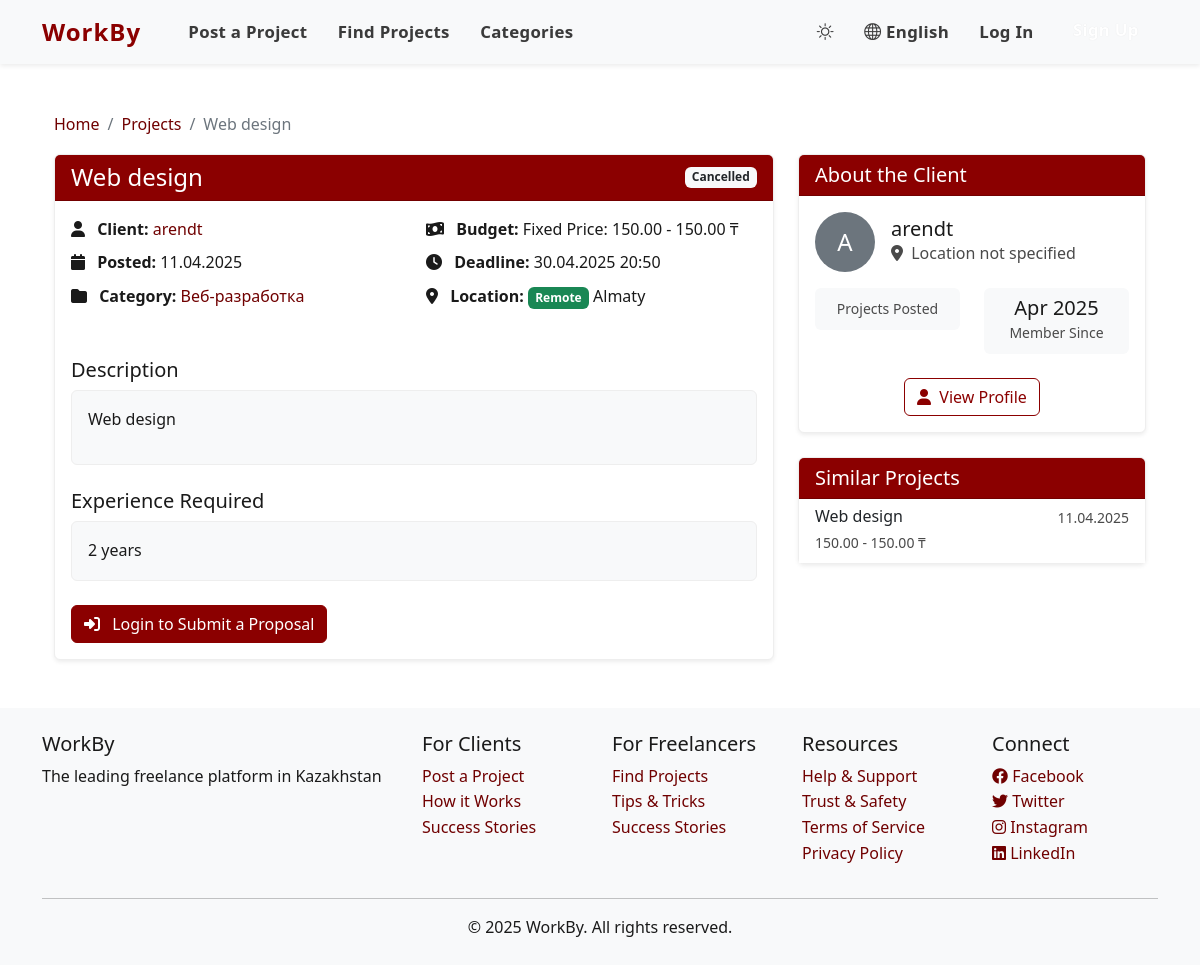
/projects/1/, run on the app's committed database.
### jobs/models.py (models this page shows, shortened)
class Project(models.Model):
    STATUS_CHOICES = (
        ('draft', _('Draft')),
        ('open', _('Open')),
        ('in_progress', _('In Progress')),
        ('completed', _('Completed')),
        ('cancelled', _('Cancelled')),
    )
    BUDGET_TYPE_CHOICES = (
        ('fixed', _('Fixed Price')),
        ('hourly', _('Hourly Rate')),
    )
    title = models.CharField(_('Title'), max_length=200)
    description = models.TextField(_('Description'))
    client = models.ForeignKey(
        settings.AUTH_USER_MODEL,
        on_delete=models.CASCADE,
        related_name='client_projects'
    )
    category = models.ForeignKey(
        Category,
        on_delete=models.CASCADE,
        related_name='projects'
    )
    tags = models.ManyToManyField(
        Tag,
        blank=True,
        related_name='projects'
    )
    budget_type = models.CharField(
        _('Budget Type'),
        max_length=10,
        choices=BUDGET_TYPE_CHOICES
    )
    budget_min = models.DecimalField(
        _('Minimum Budget'),
        max_digits=10,
        decimal_places=2
    )
    budget_max = models.DecimalField(
        _('Maximum Budget'),
        max_digits=10,
        decimal_places=2
    )
    deadline = models.DateTimeField(_('Deadline'), null=True, blank=True)
    status = models.CharField(
        _('Status'),
        max_length=20,
        choices=STATUS_CHOICES,
        default='draft'
    )
    created_at = models.DateTimeField(_('Created At'), auto_now_add=True)
    updated_at = models.DateTimeField(_('Updated At'), auto_now=True)
    location_required = models.CharField(_('Location Required'), max_length=100, blank=True)
    is_remote = models.BooleanField(_('Remote Job'), default=True)
    experience_required = models.CharField(_('Experience Required'), max_length=100, blank=True)
    is_private = models.BooleanField(_('Private Project'), default=False, help_text=_('Private projects are only visible to invited freelancers'))
    class Meta:
        verbose_name = _('Project')
        verbose_name_plural = _('Projects')
        ordering = ['-created_at']

class Category(models.Model):
    name = models.CharField(_('Name'), max_length=100)
    slug = models.SlugField(_('Slug'), max_length=100, unique=True)
    description = models.TextField(_('Description'), blank=True)
    class Meta:
        verbose_name = _('Category')
        verbose_name_plural = _('Categories')
        ordering = ['name']

### accounts/models.py (models this page shows, shortened)
class User(AbstractUser):
    USER_TYPE_CHOICES = (
        ('client', _('Client')),
        ('freelancer', _('Freelancer')),
    )
    LANGUAGE_CHOICES = (
        ('en', _('English')),
        ('ru', _('Russian')),
        ('kk', _('Kazakh')),
    )
    user_type = models.CharField(_('User Type'), max_length=10, choices=USER_TYPE_CHOICES, default='client')
    bio = models.TextField(_('Biography'), blank=True)
    avatar = models.ImageField(_('Avatar'), upload_to='avatars/', blank=True, null=True)
    phone_number = models.CharField(_('Phone Number'), max_length=15, blank=True)
    preferred_language = models.CharField(_('Preferred Language'), max_length=2, choices=LANGUAGE_CHOICES, default='en')
    dark_mode = models.BooleanField(_('Dark Mode'), default=False)
    skills = models.TextField(_('Skills'), blank=True)
    hourly_rate = models.DecimalField(_('Hourly Rate'), max_digits=10, decimal_places=2, null=True, blank=True)
    company_name = models.CharField(_('Company Name'), max_length=100, blank=True)
    def get_initials(self):
        initials = ""
        if self.first_name:
            initials += self.first_name[0].upper()
        if self.last_name:
            initials += self.last_name[0].upper()
        if not initials:
            initials = self.username[0].upper()
        return initials
    def get_full_name(self):
        if self.first_name or self.last_name:
            return f"{self.first_name} {self.last_name}".strip()
        return self.username

### jobs/views.py (the view)
# urls.py: path('projects/<int:pk>/', views.project_detail_view, name='project_detail'),
def project_detail_view(request, pk):
    project = get_object_or_404(Project, pk=pk)
    user_proposal = None
    if request.user.is_authenticated and request.user.user_type == 'freelancer':
        user_proposal = Proposal.objects.filter(project=project, freelancer=request.user).first()
    similar_projects = Project.objects.filter(
        category=project.category,
        status='open'
    ).exclude(pk=project.pk).order_by('-created_at')[:5]
    context = {
        'project': project,
        'user_proposal': user_proposal,
        'similar_projects': similar_projects,
    }
    return render(request, 'jobs/project_detail.html', context)

### templates/jobs/project_detail.html (shortened to what this page needs)
{% extends 'base.html' %}
{% load i18n %}
{% load static %}
{% block content %}
<div class="container mt-4">
    <div class="row">
        <div class="col-lg-12">
            <nav aria-label="breadcrumb">
                <ol class="breadcrumb">
                    <li class="breadcrumb-item"><a href="{% url 'jobs:home' %}">{% trans "Home" %}</a></li>
                    <li class="breadcrumb-item"><a href="{% url 'jobs:project_list' %}">{% trans "Projects" %}</a></li>
                    <li class="breadcrumb-item active" aria-current="page">{{ project.title }}</li>
                </ol>
            </nav>
        </div>
    </div>
    <div class="row">
        <div class="col-lg-8 mb-4">
            <div class="card shadow-sm">
                <div class="card-header bg-primary text-white d-flex justify-content-between align-items-center">
                    <h4 class="mb-0">{{ project.title }}</h4>
                    <span class="badge bg-light text-dark">{{ project.get_status_display }}</span>
                </div>
                <div class="card-body">
                    <div class="project-meta mb-4">
                        <div class="row">
                            <div class="col-md-6 mb-3">
                                <p class="mb-2">
                                    <i class="fas fa-user me-2"></i> <strong>{% trans "Client" %}:</strong>
                                    <a href="{% url 'accounts:client_detail' project.client.username %}">{{ project.client.get_full_name|default:project.client.username }}</a>
                                </p>
                                <p class="mb-2">
                                    <i class="fas fa-calendar me-2"></i> <strong>{% trans "Posted" %}:</strong>
                                    {{ project.created_at|date:"d.m.Y" }}
                                </p>
                                <p class="mb-2">
                                    <i class="fas fa-folder me-2"></i> <strong>{% trans "Category" %}:</strong>
                                    <a href="{% url 'jobs:category_detail' project.category.slug %}">{{ project.category.name }}</a>
                                </p>
                            </div>
                            <div class="col-md-6 mb-3">
                                <p class="mb-2">
                                    <i class="fas fa-money-bill-wave me-2"></i> <strong>{% trans "Budget" %}:</strong>
                                    {% if project.budget_type == 'fixed' %}
                                        {% trans "Fixed Price" %}: {{ project.budget_min }} - {{ project.budget_max }} ₸
                                    {% else %}
                                        {% trans "Hourly Rate" %}: {{ project.budget_min }} - {{ project.budget_max }} ₸/{% trans "hour" %}
                                    {% endif %}
                                </p>
                                {% if project.deadline %}
                                    <p class="mb-2">
                                        <i class="fas fa-clock me-2"></i> <strong>{% trans "Deadline" %}:</strong>
                                        {{ project.deadline|date:"d.m.Y H:i" }}
                                    </p>
                                {% endif %}
                                <p class="mb-2">
                                    <i class="fas fa-map-marker-alt me-2"></i> <strong>{% trans "Location" %}:</strong>
                                    {% if project.is_remote %}
                                        <span class="badge bg-success">{% trans "Remote" %}</span>
                                    {% endif %}
                                    {% if project.location_required %}
                                        {{ project.location_required }}
                                    {% endif %}
                                </p>
                            </div>
                        </div>
                    </div>
                    <div class="project-description mb-4">
                        <h5>{% trans "Description" %}</h5>
                        <div class="card bg-light p-3 mt-2">
                            {{ project.description|linebreaks }}
                        </div>
                    </div>
                    {% if project.experience_required %}
                        <div class="project-experience mb-4">
                            <h5>{% trans "Experience Required" %}</h5>
                            <div class="card bg-light p-3 mt-2">
                                {{ project.experience_required }}
                            </div>
                        </div>
                    {% endif %}
                    <div class="project-actions mt-4">
                        {% if request.user.is_authenticated %}
                            {% if request.user == project.client %}
                                <div class="btn-group">
                                    <a href="{% url 'jobs:project_edit' project.pk %}" class="btn btn-primary">
                                        <i class="fas fa-edit me-2"></i> {% trans "Edit Project" %}
                                    </a>
                                    <a href="{% url 'jobs:project_delete' project.pk %}" class="btn btn-danger">
                                        <i class="fas fa-trash-alt me-2"></i> {% trans "Delete Project" %}
                                    </a>
                                </div>
                            {% else %}
                                {% if project.status == 'open' %}
                                    {% if user_proposal %}
                                        <a href="{% url 'jobs:proposal_detail' user_proposal.pk %}" class="btn btn-primary">
                                            <i class="fas fa-eye me-2"></i> {% trans "View My Proposal" %}
                                        </a>
                                    {% else %}
                                        <a href="{% url 'jobs:proposal_create' project.pk %}" class="btn btn-primary">
                                            <i class="fas fa-paper-plane me-2"></i> {% trans "Submit a Proposal" %}
                                        </a>
                                    {% endif %}
                                {% endif %}
                            {% endif %}
                        {% else %}
                            <a href="{% url 'accounts:login' %}?next={{ request.path }}" class="btn btn-primary">
                                <i class="fas fa-sign-in-alt me-2"></i> {% trans "Login to Submit a Proposal" %}
                            </a>
                        {% endif %}
                    </div>
                </div>
            </div>
        </div>
        <div class="col-lg-4">
            <div class="card shadow-sm mb-4">
                <div class="card-header bg-primary text-white">
                    <h5 class="mb-0">{% trans "About the Client" %}</h5>
                </div>
                <div class="card-body">
                    <div class="d-flex align-items-center mb-3">
                        {% if project.client.avatar %}
                            <img src="{{ project.client.avatar.url }}" alt="{{ project.client.username }}" class="rounded-circle me-3" style="width: 60px; height: 60px; object-fit: cover;">
                        {% else %}
                            <div class="bg-secondary text-white rounded-circle d-flex align-items-center justify-content-center me-3" style="width: 60px; height: 60px;">
                                <span style="font-size: 1.5rem;">{{ project.client.get_initials }}</span>
                            </div>
                        {% endif %}
                        <div>
                            <h5 class="mb-0">{{ project.client.get_full_name|default:project.client.username }}</h5>
                            <p class="text-muted mb-0">
                                <i class="fas fa-map-marker-alt me-1"></i>
                                {{ project.client.location|default:_("Location not specified") }}
                            </p>
                        </div>
                    </div>
                    <div class="client-stats mb-4">
                        <div class="row text-center">
                            <div class="col-6">
                                <div class="p-2 bg-light rounded">
                                    <small class="text-muted">{% trans "Projects Posted" %}</small>
                                </div>
                            </div>
                            <div class="col-6">
                                <div class="p-2 bg-light rounded">
                                    <h5 class="mb-0">{{ project.client.date_joined|date:"M Y" }}</h5>
                                    <small class="text-muted">{% trans "Member Since" %}</small>
                                </div>
                            </div>
                        </div>
                    </div>
                    <div class="text-center">
                        <a href="{% url 'accounts:client_detail' project.client.username %}" class="btn btn-outline-primary">
                            <i class="fas fa-user me-1"></i> {% trans "View Profile" %}
                        </a>
                    </div>
                </div>
            </div>
            <div class="card shadow-sm">
                <div class="card-header bg-primary text-white">
                    <h5 class="mb-0">{% trans "Similar Projects" %}</h5>
                </div>
                <div class="card-body p-0">
                    <div class="list-group list-group-flush">
                        {% for similar_project in similar_projects|default:'' %}
                            <a href="{% url 'jobs:project_detail' similar_project.pk %}" class="list-group-item list-group-item-action">
                                <div class="d-flex justify-content-between">
                                    <h6 class="mb-1">{{ similar_project.title|truncatechars:40 }}</h6>
                                    <small class="text-muted">{{ similar_project.created_at|date:"d.m.Y" }}</small>
                                </div>
                                <small class="text-muted">{{ similar_project.budget_min }} - {{ similar_project.budget_max }} ₸</small>
                            </a>
                        {% empty %}
                            <div class="list-group-item py-4 text-center">
                                <p class="text-muted mb-0">{% trans "No similar projects found" %}</p>
                            </div>
                        {% endfor %}
                    </div>
                </div>
            </div>
        </div>
    </div>
</div>
{% endblock %}

### data on the page
Project: title "Web design", status "Cancelled", client.get_full_name "arendt", created_at "11.04.2025", category.name "Веб-разработка", budget_min "150.00", budget_max "150.00", deadline "30.04.2025 20:50", location_required "Almaty", description "Web design", experience_required "2 years", client.get_initials "A", client.location "Location not specified", client.date_joined "Apr 2025"
Project: title "Web design", created_at "11.04.2025", budget_min "150.00", budget_max "150.00"

### other printed values
{{ current_lang.name_local }} "English"
